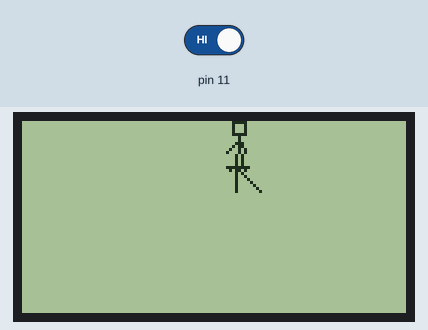
Simulated run of this sketch. Board: Arduino Uno, built with avr-gcc and run on an emulated ATmega328P. On the bench: 128×64 one-colour display. Inputs (shaded band) come from the test bench; at power-on: pin 11 HIGH. Random numbers use the default seed unless the sketch sets one.

Above: at 1.7 s.
1.8 s: pin 11 driven LOW
At 3.3 s:
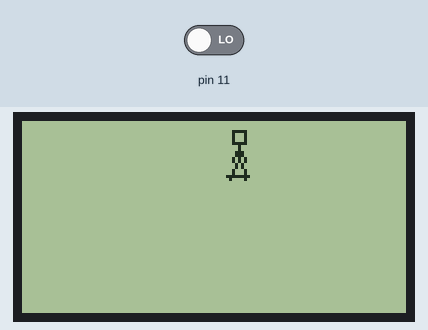
3.6 s: pin 11 driven HIGH
At 4.0 s:
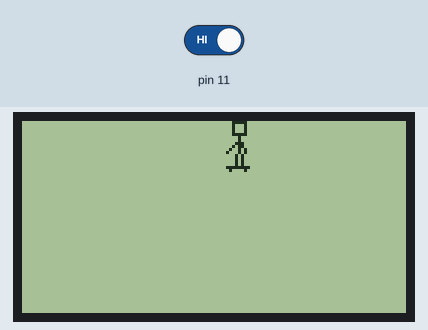
6.6 s: pin 11 driven LOW
At 6.78 s:
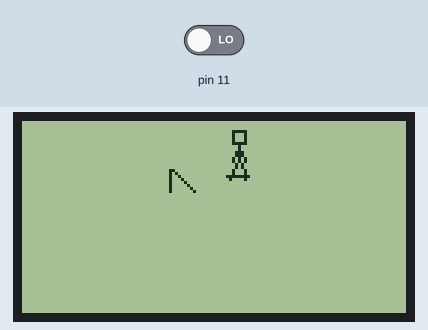
Timing chart, 0 to 9.6 s (numbered marks = the images above; inputs shaded):
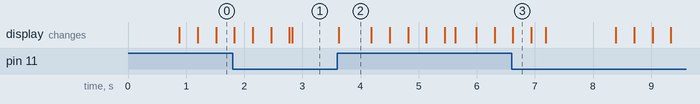

The sketch:

skatebit.ino
```cpp
#include "ST7565.h"


// pin 9 - Serial data out (SID)
// pin 8 - Serial clock out (SCLK)
// pin 7 - Data/Command select (RS or A0)
// pin 6 - LCD reset (RST)
// pin 5 - LCD chip select (CS)
ST7565 glcd(9, 8, 7, 6, 5);

int x = 0;
int arbol = random(128,200);


void setup()   {

  // initialize and set the contrast to 0x18
  glcd.begin(0xa);
  glcd.clear();
  pinMode(11,INPUT);


}

void loop(){

    glcd.clear();
//glcd.drawstring(0,0," Hi world ");
//glcd.drawchar(55,0,19);
//glcd.drawchar(arbol,2,16);
//glcd.sp1();

    ob1();

if(arbol<=0){arbol = random(128,300);}
arbol-=2;

if(digitalRead(11)==false){
sp4();
}else{
sp5(3);
  }


glcd.display();

 delay(1);
/*
    glcd.clear();
//glcd.drawstring(0,0," Hi world ");
//glcd.drawchar(55,0,19);
//glcd.drawchar(61,0,124);
//glcd.sp2();
sp5(3);
glcd.display();
 delay(500);
 */


x++;
}

/*
void sp1(){
/*
glcd.setpixel(75, 1, BLACK);
glcd.setpixel(75, 2, BLACK);
glcd.setpixel(75, 3, BLACK);
glcd.setpixel(74, 3, BLACK);
glcd.setpixel(73, 3, BLACK);
glcd.setpixel(72, 3, BLACK);
glcd.setpixel(71, 3, BLACK);
glcd.setpixel(72, 2, BLACK);
glcd.setpixel(72, 1, BLACK);
glcd.setpixel(72, 0, BLACK);
glcd.setpixel(75, 0, BLACK);
glcd.setpixel(74, 0, BLACK);
glcd.setpixel(73, 0, BLACK);
glcd.setpixel(71, 0, BLACK);

//glcd.setpixel(75, 0, BLACK);

glcd.setpixel(73, 4, BLACK);
glcd.setpixel(73, 5, BLACK);
glcd.setpixel(74, 4, BLACK);
glcd.setpixel(74, 5, BLACK);

*/
/*

glcd.drawrect(70,3,5,5,BLACK); //cabeza de BIT-MAN
glcd.drawline(72,8,72,13,BLACK);//cuerpo de BIT-MAN
//glcd.drawline(72,13,74,17,BLACK);//pierna derecha de BIT-MAN
glcd.setpixel(73, 14, BLACK);
glcd.setpixel(73, 15, BLACK);
glcd.setpixel(74, 16, BLACK);
glcd.setpixel(74, 17, BLACK);


//glcd.drawline(72,12,70,17,BLACK);//pierna izquierda de BIT-MAN
//glcd.setpixel(72, 13, BLACK);
//glcd.setpixel(74, 13, BLACK);
glcd.setpixel(71, 14, BLACK);
glcd.setpixel(71, 15, BLACK);
glcd.setpixel(70, 16, BLACK);
glcd.setpixel(70, 17, BLACK);


glcd.drawline(72,10,76,7,BLACK);//brazo derecho de BIT-MAN
//glcd.drawline(71,10,66,13,BLACK);//brazo izquierdo de BIT-MAN
glcd.setpixel(71, 10, BLACK);
glcd.setpixel(71, 11, BLACK);
glcd.setpixel(70, 12, BLACK);
glcd.setpixel(70, 13, BLACK);


  }


void sp2(){

glcd.drawrect(70,3,5,5,BLACK); //cabeza de BIT-MAN
glcd.drawline(72,8,72,13,BLACK);//cuerpo de BIT-MAN
//glcd.drawline(72,13,74,17,BLACK);//pierna derecha de BIT-MAN
glcd.setpixel(73, 14, BLACK);
glcd.setpixel(73, 15, BLACK);
glcd.setpixel(74, 16, BLACK);
glcd.setpixel(74, 17, BLACK);


//glcd.drawline(72,12,70,17,BLACK);//pierna izquierda de BIT-MAN
glcd.setpixel(71, 14, BLACK);
glcd.setpixel(71, 15, BLACK);
glcd.setpixel(70, 16, BLACK);
glcd.setpixel(70, 17, BLACK);


//glcd.drawline(72,10,76,7,BLACK);//brazo derecho de BIT-MAN
glcd.setpixel(73, 9, BLACK);
glcd.setpixel(74, 9, BLACK);
glcd.setpixel(75, 9, BLACK);
glcd.setpixel(76, 8, BLACK);
glcd.setpixel(77, 7, BLACK);
glcd.setpixel(78, 6, BLACK);


//glcd.drawline(72,10,67,7,BLACK);//brazo izquierdo de BIT-MAN
glcd.setpixel(71, 10, BLACK);
glcd.setpixel(71, 11, BLACK);
glcd.setpixel(70, 12, BLACK);
glcd.setpixel(70, 13, BLACK);

  }
*/


void sp4(){

glcd.drawrect(70,3,5,5,BLACK); //cabeza de BIT-MAN
glcd.drawline(72,8,72,13,BLACK);//cuerpo de BIT-MAN
//glcd.drawline(72,13,74,17,BLACK);//pierna derecha de BIT-MAN
glcd.setpixel(73, 14, BLACK);
glcd.setpixel(73, 15, BLACK);
glcd.setpixel(74, 16, BLACK);
glcd.setpixel(74, 17, BLACK);

//glcd.drawline(72,12,70,17,BLACK);//pierna izquierda de BIT-MAN
glcd.setpixel(71, 14, BLACK);
glcd.setpixel(71, 15, BLACK);
glcd.setpixel(70, 16, BLACK);
glcd.setpixel(70, 17, BLACK);

//glcd.drawline(72,10,77,8,BLACK);//brazo derecho de BIT-MAN
glcd.setpixel(73, 10, BLACK);
glcd.setpixel(73, 11, BLACK);
glcd.setpixel(74, 12, BLACK);
glcd.setpixel(74, 13, BLACK);

//glcd.drawline(72,10,67,7,BLACK);//brazo izquierdo de BIT-MAN
glcd.setpixel(71, 10, BLACK);
glcd.setpixel(71, 11, BLACK);
glcd.setpixel(70, 12, BLACK);
glcd.setpixel(70, 13, BLACK);
/*
//skate

glcd.setpixel(68, 17, BLACK);
glcd.setpixel(69, 17, BLACK);
glcd.setpixel(70, 17, BLACK);
glcd.setpixel(71, 17, BLACK);
glcd.setpixel(72, 17, BLACK);
glcd.setpixel(73, 17, BLACK);
glcd.setpixel(74, 17, BLACK);
glcd.setpixel(69, 18, BLACK);
glcd.setpixel(73, 18, BLACK);
*/

skate(17);
  }


    void sp5(int al){

glcd.drawrect(70,3-al,5,5,BLACK); //cabeza de BIT-MAN
glcd.drawline(72,8-al,72,13-al,BLACK);//cuerpo de BIT-MAN
//glcd.drawline(72,13,74,17,BLACK);//pierna derecha de BIT-MAN
glcd.setpixel(73, 14-al, BLACK);
glcd.setpixel(73, 15-al, BLACK);
glcd.setpixel(73, 16-al, BLACK);
glcd.setpixel(73, 17-al, BLACK);

//glcd.drawline(72,12,70,17,BLACK);//pierna izquierda de BIT-MAN
glcd.setpixel(71, 14-al, BLACK);
glcd.setpixel(71, 15-al, BLACK);
glcd.setpixel(71, 16-al, BLACK);
glcd.setpixel(71, 17-al, BLACK);

//glcd.drawline(72,10,77,8,BLACK);//brazo derecho de BIT-MAN
glcd.setpixel(73, 10-al, BLACK);
glcd.setpixel(73, 11-al, BLACK);
glcd.setpixel(74, 12-al, BLACK);
glcd.setpixel(74, 13-al, BLACK);

//glcd.drawline(72,10,67,7,BLACK);//brazo izquierdo de BIT-MAN
glcd.setpixel(71, 10-al, BLACK);
glcd.setpixel(70, 11-al, BLACK);
glcd.setpixel(69, 12-al, BLACK);
glcd.setpixel(68, 13-al, BLACK);
/*
//skate

glcd.setpixel(68, 17, BLACK);
glcd.setpixel(69, 17, BLACK);
glcd.setpixel(70, 17, BLACK);
glcd.setpixel(71, 17, BLACK);
glcd.setpixel(72, 17, BLACK);
glcd.setpixel(73, 17, BLACK);
glcd.setpixel(74, 17, BLACK);
glcd.setpixel(69, 18, BLACK);
glcd.setpixel(73, 18, BLACK);
*/

skate(17-al);


  }


  void skate(int p){


    //skate

glcd.setpixel(68, p+1, BLACK);
glcd.setpixel(69, p+1, BLACK);
glcd.setpixel(70, p+1, BLACK);
glcd.setpixel(71, p+1, BLACK);
glcd.setpixel(72, p+1, BLACK);
glcd.setpixel(73, p+1, BLACK);
glcd.setpixel(74, p+1, BLACK);
glcd.setpixel(75, p+1, BLACK);
glcd.setpixel(69, p+2, BLACK);
glcd.setpixel(74, p+2, BLACK);


    }


void ob1 (){


 //   glcd.setpixel(arbol, 3, BLACK);
//glcd.setpixel(arbol, 4, BLACK);
glcd.setpixel(arbol, 19, BLACK);
glcd.setpixel(arbol, 18, BLACK);
glcd.setpixel(arbol, 17, BLACK);
glcd.setpixel(arbol, 16, BLACK);
glcd.setpixel(arbol, 20, BLACK);
glcd.setpixel(arbol, 21, BLACK);
glcd.setpixel(arbol, 22, BLACK);
glcd.setpixel(arbol, 23, BLACK);

glcd.setpixel(arbol+1, 16, BLACK);
glcd.setpixel(arbol+2, 17, BLACK);
glcd.setpixel(arbol+3, 18, BLACK);
glcd.setpixel(arbol+4, 19, BLACK);
glcd.setpixel(arbol+5, 20, BLACK);
glcd.setpixel(arbol+6, 21, BLACK);
glcd.setpixel(arbol+7, 22, BLACK);
glcd.setpixel(arbol+8, 23, BLACK);


}


/*
void sp4(){

glcd.drawrect(70,3,5,5,BLACK); //cabeza de BIT-MAN
glcd.drawline(72,8,72,13,BLACK);//cuerpo de BIT-MAN
//glcd.drawline(72,13,74,17,BLACK);//pierna derecha de BIT-MAN
glcd.setpixel(73, 14, BLACK);
glcd.setpixel(73, 15, BLACK);
glcd.setpixel(74, 16, BLACK);
glcd.setpixel(74, 17, BLACK);

//glcd.drawline(72,12,70,17,BLACK);//pierna izquierda de BIT-MAN
glcd.setpixel(71, 14, BLACK);
glcd.setpixel(71, 15, BLACK);
glcd.setpixel(70, 16, BLACK);
glcd.setpixel(70, 17, BLACK);

//glcd.drawline(72,10,77,8,BLACK);//brazo derecho de BIT-MAN
glcd.setpixel(73, 10, BLACK);
glcd.setpixel(73, 11, BLACK);
glcd.setpixel(74, 12, BLACK);
glcd.setpixel(74, 13, BLACK);

//glcd.drawline(72,10,67,7,BLACK);//brazo izquierdo de BIT-MAN
glcd.setpixel(71, 10, BLACK);
glcd.setpixel(71, 11, BLACK);
glcd.setpixel(70, 12, BLACK);
glcd.setpixel(70, 13, BLACK);

//skate

glcd.setpixel(71, 10, BLACK);
glcd.setpixel(71, 11, BLACK);
glcd.setpixel(70, 12, BLACK);
glcd.setpixel(70, 13, BLACK);
glcd.setpixel(71, 10, BLACK);
glcd.setpixel(71, 11, BLACK);
glcd.setpixel(70, 12, BLACK);
glcd.setpixel(70, 13, BLACK);


  }


    void sp5(){

glcd.drawrect(70,3,5,5,BLACK); //cabeza de BIT-MAN
glcd.drawline(72,8,72,13,BLACK);//cuerpo de BIT-MAN
//glcd.drawline(72,13,74,17,BLACK);//pierna derecha de BIT-MAN
glcd.setpixel(73, 14, BLACK);
glcd.setpixel(73, 15, BLACK);
glcd.setpixel(73, 16, BLACK);
glcd.setpixel(73, 17, BLACK);

//glcd.drawline(72,12,70,17,BLACK);//pierna izquierda de BIT-MAN
glcd.setpixel(71, 14, BLACK);
glcd.setpixel(71, 15, BLACK);
glcd.setpixel(71, 16, BLACK);
glcd.setpixel(71, 17, BLACK);

//glcd.drawline(72,10,77,8,BLACK);//brazo derecho de BIT-MAN
glcd.setpixel(73, 10, BLACK);
glcd.setpixel(73, 11, BLACK);
glcd.setpixel(74, 12, BLACK);
glcd.setpixel(74, 13, BLACK);

//glcd.drawline(72,10,67,7,BLACK);//brazo izquierdo de BIT-MAN
glcd.setpixel(71, 10, BLACK);
glcd.setpixel(70, 11, BLACK);
glcd.setpixel(69, 12, BLACK);
glcd.setpixel(68, 13, BLACK);


  }
  */
```
